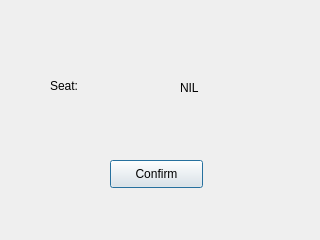
<?xml version="1.0" encoding="UTF-8"?>
<ui version="4.0">
 <class>ConfirmationScreen</class>
 <widget class="QDialog" name="ConfirmationScreen">
  <property name="geometry">
   <rect>
    <x>0</x>
    <y>0</y>
    <width>320</width>
    <height>240</height>
   </rect>
  </property>
  <property name="windowTitle">
   <string>Confirm book</string>
  </property>
  <widget class="QLabel" name="slabel">
   <property name="geometry">
    <rect>
     <x>50</x>
     <y>60</y>
     <width>81</width>
     <height>51</height>
    </rect>
   </property>
   <property name="text">
    <string>Seat:</string>
   </property>
  </widget>
  <widget class="QLabel" name="seat">
   <property name="geometry">
    <rect>
     <x>180</x>
     <y>80</y>
     <width>55</width>
     <height>16</height>
    </rect>
   </property>
   <property name="text">
    <string>NIL</string>
   </property>
  </widget>
  <widget class="QPushButton" name="confirm">
   <property name="geometry">
    <rect>
     <x>110</x>
     <y>160</y>
     <width>93</width>
     <height>28</height>
    </rect>
   </property>
   <property name="text">
    <string>Confirm</string>
   </property>
  </widget>
 </widget>
 <resources/>
 <connections/>
</ui>
